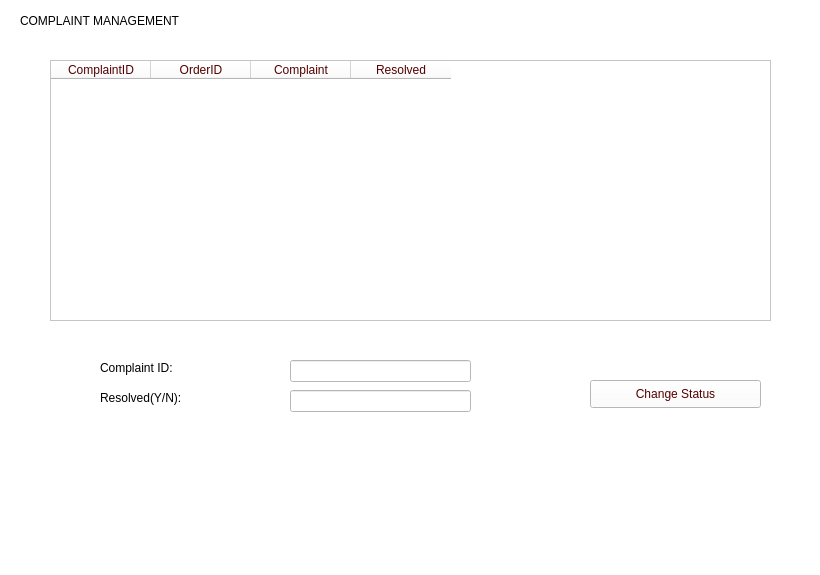
<?xml version="1.0" encoding="UTF-8"?>
<ui version="4.0">
 <class>MainWindow</class>
 <widget class="QMainWindow" name="MainWindow">
  <property name="geometry">
   <rect>
    <x>0</x>
    <y>0</y>
    <width>820</width>
    <height>575</height>
   </rect>
  </property>
  <property name="windowTitle">
   <string>MainWindow</string>
  </property>
  <property name="styleSheet">
   <string notr="true">background-color: rgb(255, 255, 255);</string>
  </property>
  <widget class="QWidget" name="centralwidget">
   <widget class="QLabel" name="label">
    <property name="geometry">
     <rect>
      <x>20</x>
      <y>10</y>
      <width>171</width>
      <height>21</height>
     </rect>
    </property>
    <property name="text">
     <string>COMPLAINT MANAGEMENT</string>
    </property>
   </widget>
   <widget class="QTableWidget" name="complaintTable">
    <property name="geometry">
     <rect>
      <x>50</x>
      <y>60</y>
      <width>721</width>
      <height>261</height>
     </rect>
    </property>
    <property name="styleSheet">
     <string notr="true">color: rgb(85, 0, 0);
font: 75 italic 12pt &quot;Bodoni MT&quot;;
background-image: url('C:/Users/USER/Downloads/Project_DB(updated ui)/tbg.jpeg')</string>
    </property>
    <column>
     <property name="text">
      <string>ComplaintID</string>
     </property>
    </column>
    <column>
     <property name="text">
      <string>OrderID</string>
     </property>
    </column>
    <column>
     <property name="text">
      <string>Complaint</string>
     </property>
    </column>
    <column>
     <property name="text">
      <string>Resolved</string>
     </property>
    </column>
   </widget>
   <widget class="QPushButton" name="ChangeStatuspushButton">
    <property name="geometry">
     <rect>
      <x>590</x>
      <y>380</y>
      <width>171</width>
      <height>28</height>
     </rect>
    </property>
    <property name="styleSheet">
     <string notr="true">color: rgb(85, 0, 0);
font: 75 italic 12pt &quot;Bodoni MT&quot;;
background-image: url('C:/Users/USER/Downloads/Project_DB(updated ui)/bg.jpeg')
</string>
    </property>
    <property name="text">
     <string>Change Status</string>
    </property>
   </widget>
   <widget class="QLabel" name="label_2">
    <property name="geometry">
     <rect>
      <x>100</x>
      <y>360</y>
      <width>121</width>
      <height>16</height>
     </rect>
    </property>
    <property name="styleSheet">
     <string notr="true">font: 75 italic 12pt &quot;Bodoni MT&quot;;</string>
    </property>
    <property name="text">
     <string>Complaint ID:</string>
    </property>
   </widget>
   <widget class="QLabel" name="label_3">
    <property name="geometry">
     <rect>
      <x>100</x>
      <y>390</y>
      <width>181</width>
      <height>16</height>
     </rect>
    </property>
    <property name="styleSheet">
     <string notr="true">font: 75 italic 12pt &quot;Bodoni MT&quot;;</string>
    </property>
    <property name="text">
     <string>Resolved(Y/N):</string>
    </property>
   </widget>
   <widget class="QLineEdit" name="ComplaintIDText">
    <property name="geometry">
     <rect>
      <x>290</x>
      <y>360</y>
      <width>181</width>
      <height>22</height>
     </rect>
    </property>
    <property name="styleSheet">
     <string notr="true">background-color: rgb(255, 255, 255);</string>
    </property>
   </widget>
   <widget class="QLineEdit" name="StatusText">
    <property name="geometry">
     <rect>
      <x>290</x>
      <y>390</y>
      <width>181</width>
      <height>22</height>
     </rect>
    </property>
    <property name="styleSheet">
     <string notr="true">background-color: rgb(255, 255, 255);</string>
    </property>
   </widget>
  </widget>
  <widget class="QMenuBar" name="menubar">
   <property name="geometry">
    <rect>
     <x>0</x>
     <y>0</y>
     <width>820</width>
     <height>26</height>
    </rect>
   </property>
  </widget>
  <widget class="QStatusBar" name="statusbar"/>
 </widget>
 <resources/>
 <connections/>
</ui>
